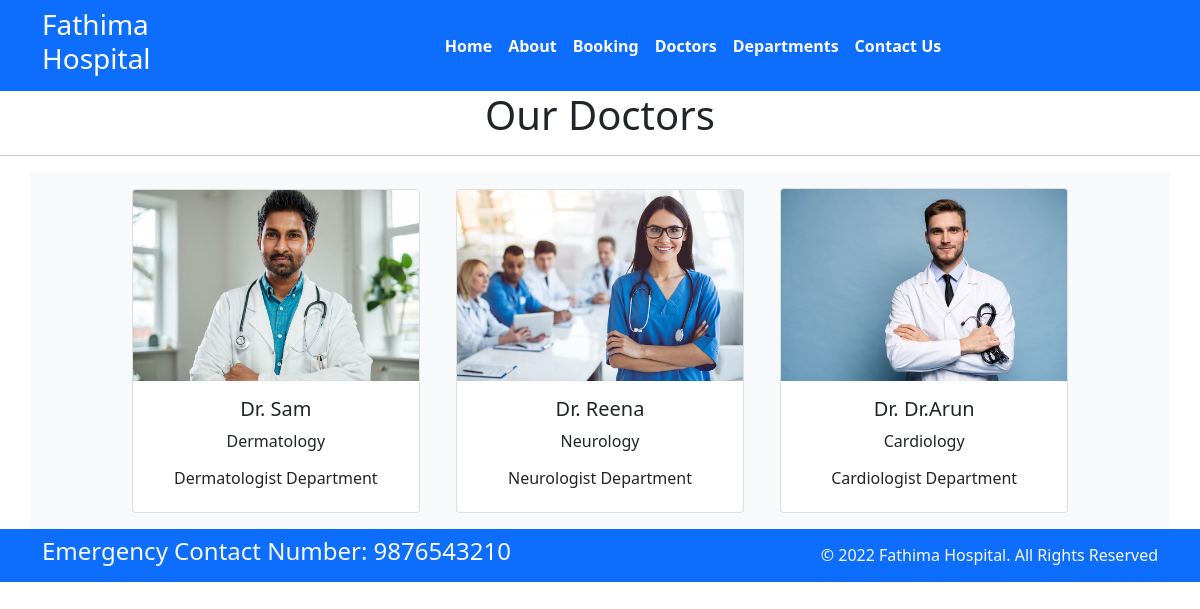
Screenshot of /doctor/ with the database file from the repository.
### doctorapp/models.py (models this page shows, shortened)
class Doctors(models.Model):
    doc_name = models.CharField(max_length=255)
    doc_spec = models.CharField(max_length=255)
    dep_name = models.ForeignKey(Departments, on_delete=models.CASCADE)
    doc_image = models.ImageField(upload_to='doctors')

class Departments(models.Model):
    dep_name = models.CharField(max_length=100)
    dep_decription = models.TextField()
    def __str__(self):
        return self.dep_name

### doctorapp/views.py (the view)
# urls.py: path('doctor/',views.doctors,name='doctor'),
def doctors(request):
    dict_docs = {
        'doctors': Doctors.objects.all()
    }
    return render(request, 'doctor.html', dict_docs)

### templates/doctor.html (shortened to what this page needs)
{% extends 'base.html' %}
{% block content%}
<h1 class="text-center">Our Doctors</h1>
<hr>
<div class="container text-center bg-light">
    {% for d in doctors%}
    <div class="card text-center mx-3 my-3" style="width: 18rem; display:inline-block">
        <img src="{{d.doc_image.url}}" class="card-img-top" alt="...">
        <div class="card-body">
            <h5 class="card-title">Dr. {{d.doc_name}}</h5>
            <p class="card-text">{{d.doc_spec}}</p>
            <h6>{{d.dep_name}} Department</h6>
        </div>
    </div>
    {% endfor %}
</div>
{% endblock %}

### templates/base.html (shortened to what this page needs)
{% load static %}
<html>
<head>
  <link rel="stylesheet" href=" https://cdn.jsdelivr.net/npm/bootstrap@5.1.3/dist/css/bootstrap.min.css ">
  <link rel="stylesheet" href="https://use.fontawesome.com/releases/v5.2.0/css/all.css">
  <link rel="stylesheet" href="{% static '/css/style.css'%}">
</head>
<body>
  <nav class="navbar bg-primary navbar-expand-md ">
    <div class="container">
      <div class="col-2 text-left pl-md-0">
        <h3 class="text-white">Fathima Hospital </h3>
      </div>
      <div class="collapse navbar-collapse justify-content-center col-md-8 navbar-collapse-3">
        <ul class="navbar-nav justify-content-center  fw-bold">
          <li class="nav-item active">
            <a class="nav-link text-white" href="{% url 'home' %}">Home </a>
          </li>
          <li class="nav-item">
            <a class="nav-link text-white" href="{% url 'about' %}">About</a>
          </li>
          <li class="nav-item">
            <a class="nav-link text-white" href="{% url 'booking' %}">Booking</a>
          </li>
          <li class="nav-item">
            <a class="nav-link text-white" href="{% url 'doctor' %}">Doctors</a>
          </li>
          <li class="nav-item">
            <a class="nav-link text-white" href="{% url 'department' %}">Departments</a>
          </li>
          <li class="nav-item">
            <a class="nav-link text-white" href="{% url 'contact' %}">Contact Us</a>
          </li>
        </ul>
      </div>
    </div>
  </nav>
  {% block content%}{% endblock %}
  <section class="">
    <footer class="pt-2 pb-2  bg-primary text-light">
      <div class="container">
        <div class="row align-items-center">
          <div class="col-12 col-md-8">
            <h4>Emergency Contact Number: 9876543210</h4>
          </div>
          <div class="col-12 col-md-4 mt-4 mt-md-0 text-center text-md-end">
            © 2022 Fathima Hospital. All Rights Reserved
          </div>
        </div>
      </div>
    </footer>
  </section>
</body>
</html>

### rows the page displays
Doctors: doc_image (picture), doc_name "Sam", doc_spec "Dermatology", dep_name "Dermatologist"
Doctors: doc_image (picture), doc_name "Reena", doc_spec "Neurology", dep_name "Neurologist"
Doctors: doc_image (picture), doc_name "Dr.Arun", doc_spec "Cardiology", dep_name "Cardiologist"
